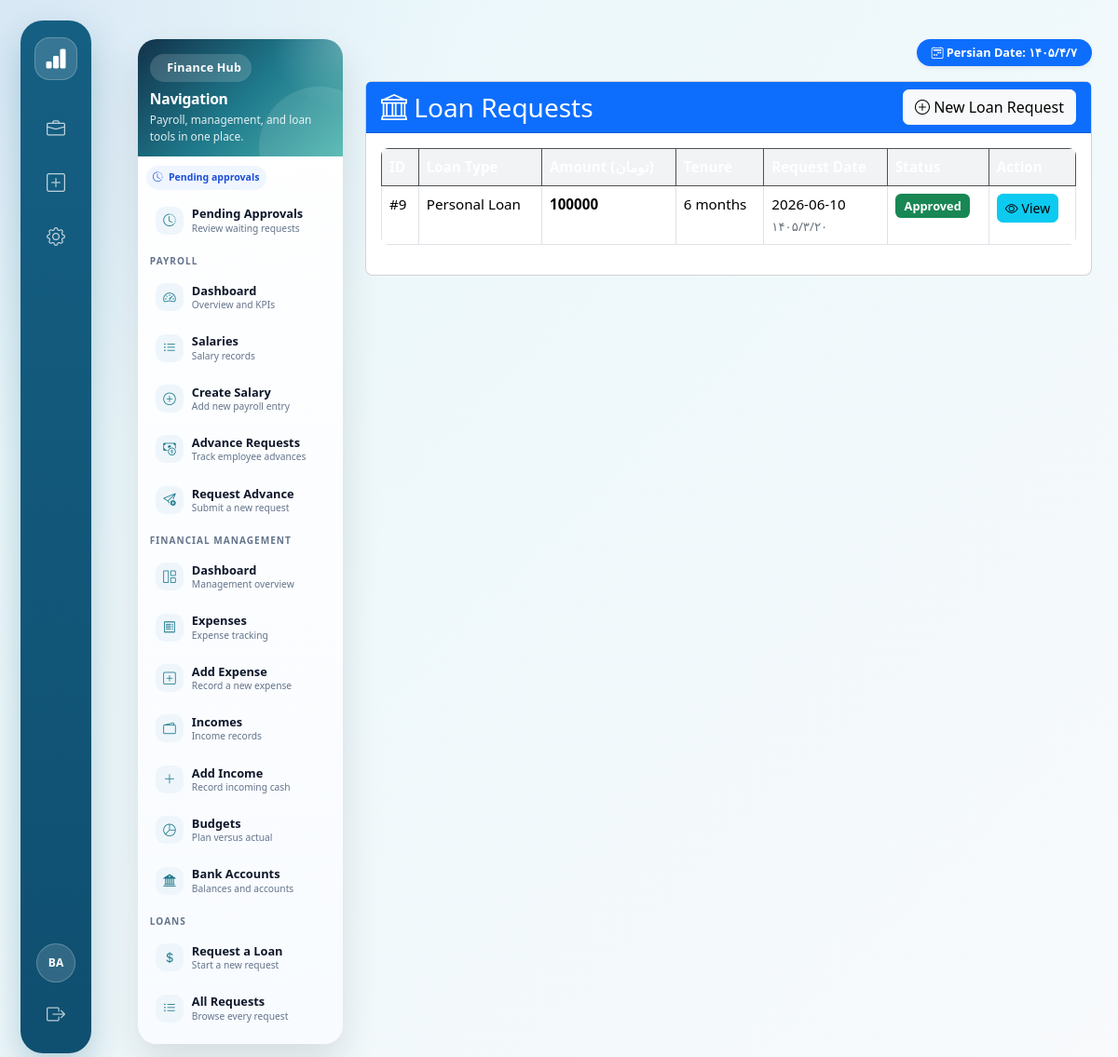
/finance/loans/ (signed in), run on the app's committed database.
### finance/models.py (models this page shows, shortened)
class Loan(models.Model):
    LOAN_TYPES = [
        ('personal', 'Personal Loan'),
        ('emergency', 'Emergency Loan'),
        ('housing', 'Housing Loan'),
        ('education', 'Education Loan'),
        ('vehicle', 'Vehicle Loan'),
        ('other', 'Other'),
    ]
    STATUS_CHOICES = [
        ('pending', 'Pending Approval'),
        ('approved', 'Approved'),
        ('rejected', 'Rejected'),
        ('disbursed', 'Disbursed'),
        ('repaid', 'Fully Repaid'),
    ]
    employee = models.ForeignKey(Employee, on_delete=models.CASCADE, related_name='loan_requests')
    loan_type = models.CharField(max_length=20, choices=LOAN_TYPES, default='personal')
    amount_requested = models.DecimalField(max_digits=15, decimal_places=0, help_text="Requested loan amount")
    amount_approved = models.DecimalField(max_digits=15, decimal_places=0, null=True, blank=True, help_text="Approved loan amount")
    reason = models.TextField(help_text="Reason for loan request")
    interest_rate = models.DecimalField(max_digits=5, decimal_places=2, default=0, help_text="Annual interest rate %")
    tenure_months = models.IntegerField(default=12, help_text="Loan repayment period in months")
    monthly_installment = models.DecimalField(max_digits=15, decimal_places=0, default=0, help_text="Calculated monthly payment")
    total_repayment = models.DecimalField(max_digits=15, decimal_places=0, default=0, help_text="Total amount to repay")
    request_date = models.DateField(default=timezone.now, help_text="Date of request")
    approval_date = models.DateField(null=True, blank=True)
    disbursement_date = models.DateField(null=True, blank=True)
    first_payment_date = models.DateField(null=True, blank=True)
    status = models.CharField(max_length=20, choices=STATUS_CHOICES, default='pending')
    approved_by = models.ForeignKey(User, on_delete=models.SET_NULL, null=True, blank=True, related_name='approved_loans')
    comments = models.TextField(blank=True, help_text="Admin comments")
    created_at = models.DateTimeField(default=timezone.now)
    updated_at = models.DateTimeField(auto_now=True)
    class Meta:
        ordering = ['-request_date']

### finance/views.py (the view)
# urls.py: path('loans/', views.loan_list, name='loan_list'),
@login_required
def loan_list(request):
    from .models import Loan, Employee, FinanceApprovalLevel
    is_approver = FinanceApprovalLevel.objects.filter(
        approver=request.user,
        is_active=True
    ).exists()
    if request.user.is_superuser or is_approver:
        loans = Loan.objects.all().select_related('employee', 'employee__user')
    else:
        try:
            employee = Employee.objects.get(user=request.user)
            loans = Loan.objects.filter(employee=employee).select_related('employee__user')
        except Employee.DoesNotExist:
            loans = []
    return render(request, 'finance/loans/loan_list.html', {'loans': loans})

### core/context_processors.py (called while the page is built)
def unread_letter_count(request):
    if request.user.is_authenticated:
        try:
            from internal_letter.models import InternalLetter, LetterStatus
            unread_count = InternalLetter.objects.filter(
                recipient=request.user,
                status=LetterStatus.SENT
            ).exclude(read_by=request.user).count()
            return {'unread_letter_count': unread_count}
        except (ImportError, Exception):
            return {'unread_letter_count': 0}
    return {'unread_letter_count': 0}

### core/templatetags/persian_calendar.py (called while the page is built)
def to_persian_number(num):
    return ''.join(PERSIAN_DIGITS.get(c, c) for c in str(num))

def gregorian_to_persian(year, month, day):
    persian_year = year - 621
    month_days = [31, 28, 31, 30, 31, 30, 31, 31, 30, 31, 30, 31]
    day_of_year = sum(month_days[:month-1]) + day
    if month > 2 and ((year % 4 == 0 and year % 100 != 0) or (year % 400 == 0)):
        day_of_year += 1
    persian_day_of_year = day_of_year - 79
    if persian_day_of_year <= 0:
        persian_year -= 1
        persian_day_of_year += 366
    persian_month_days = [31, 31, 31, 31, 31, 31, 30, 30, 30, 30, 30, 29]
    persian_month = 1
    for days_in_month in persian_month_days:
        if persian_day_of_year <= days_in_month:
            break
        persian_day_of_year -= days_in_month
        persian_month += 1
    return {
        'year': persian_year,
        'month': persian_month,
        'day': persian_day_of_year
    }

@register.filter
@stringfilter
def to_persian_date(value):
    if not value:
        return ''
    try:
        if isinstance(value, str):
            if ' ' in value:
                value = value.split(' ')[0]
            year, month, day = map(int, value.split('-'))
        elif isinstance(value, datetime.date):
            year, month, day = value.year, value.month, value.day
        else:
            return value
        persian = gregorian_to_persian(year, month, day)
        return f"{to_persian_number(persian['year'])}/{to_persian_number(persian['month'])}/{to_persian_number(persian['day'])}"
    except:
        return value

@register.simple_tag
def persian_today():
    today = datetime.date.today()
    persian = gregorian_to_persian(today.year, today.month, today.day)
    return f"{to_persian_number(persian['year'])}/{to_persian_number(persian['month'])}/{to_persian_number(persian['day'])}"

### finance/templates/finance/loans/loan_list.html (shortened to what this page needs)
{% extends "finance/finance_base.html" %}
{% load persian_calendar %}
{% block finance_content %}
<div class="card">
    <div class="card-header bg-primary text-white d-flex justify-content-between align-items-center">
        <h3 class="mb-0"><i class="bi bi-bank"></i> Loan Requests</h3>
        <a href="{% url 'finance:loan_request' %}" class="btn btn-light">
            <i class="bi bi-plus-circle"></i> New Loan Request
        </a>
    </div>
    <div class="card-body">
        <div class="table-responsive">
            <table class="table table-bordered table-hover">
                <thead class="table-dark">
                    <tr>
                        <th>ID</th>
                        <th>Loan Type</th>
                        <th>Amount (تومان)</th>
                        <th>Tenure</th>
                        <th>Request Date</th>
                        <th>Status</th>
                        <th>Action</th>
                    </tr>
                </thead>
                <tbody>
                    {% for loan in loans %}
                    <tr>
                        <td>#{{ loan.id }}</td>
                        <td>{{ loan.get_loan_type_display }}</td>
                        <td><strong>{{ loan.amount_requested|floatformat:0|default:"0" }}</strong></td>
                        <td>{{ loan.tenure_months }} months</td>
                        <td>
                            {{ loan.request_date|date:"Y-m-d" }}
                            <br><small class="text-muted">{{ loan.request_date|date:"Y-m-d"|to_persian_date }}</small>
                        </td>
                        <td>
                            {% if loan.status == 'pending' %}
                                <span class="badge bg-warning">Pending</span>
                            {% elif loan.status == 'approved' %}
                                <span class="badge bg-success">Approved</span>
                            {% elif loan.status == 'rejected' %}
                                <span class="badge bg-danger">Rejected</span>
                            {% else %}
                                <span class="badge bg-secondary">{{ loan.status }}</span>
                            {% endif %}
                        </td>
                        <td>
                            <a href="{% url 'finance:loan_detail' loan.id %}" class="btn btn-sm btn-info">
                                <i class="bi bi-eye"></i> View
                            </a>
                        </td>
                    </tr>
                    {% endfor %}
                </tbody>
            </table>
        </div>
    </div>
</div>
{% endblock %}

### companycrm/1/companycrm/core/templates/base.html (shortened to what this page needs)
{% load static %}
<!DOCTYPE html>
<html lang="en" data-bs-theme="light">
  <head>
    <link href="https://cdn.jsdelivr.net/npm/bootstrap@5.3.3/dist/css/bootstrap.min.css"
          rel="stylesheet" />
    <link href="https://cdn.jsdelivr.net/npm/bootstrap-icons@1.11.3/font/bootstrap-icons.css"
          rel="stylesheet" />
    <link href="{% static 'css/custom.css' %}" rel="stylesheet" />
    <link rel="stylesheet" href="{% static 'css/custom.css' %}?v=2">
  </head>
  <body>
    <div class="app-shell">
      <aside class="app-sidebar">
        <a class="sidebar-brand" href="{% url 'home' %}" title="ATO CRM">
          <i class="bi bi-bar-chart-fill"></i>
        </a>
        <nav class="sidebar-nav">
          <a class="sidebar-link {% if request.path == '/' or request.path|slice:':10' == '/requests/' %}active{% endif %}"
             href="{% url 'request_list' %}"
             title="Requests">
            <i class="bi bi-briefcase"></i>
          </a>
          <a class="sidebar-link {% if request.path == '/requests/new/' %}active{% endif %}"
             href="{% url 'request_new_hub' %}"
             title="New Request">
            <i class="bi bi-plus-square"></i>
          </a>
          {% if user.is_authenticated %}
            <a class="sidebar-link" href="/admin/" title="Admin">
              <i class="bi bi-gear"></i>
            </a>
          {% endif %}
        </nav>
        <div class="sidebar-bottom">
          {% if user.is_authenticated %}
            <div class="user-circle" title="{{ user.get_username }}">{{ user.get_username|slice:":2"|upper }}</div>
            <form method="post" action="{% url 'logout' %}">
              <button class="sidebar-logout" type="submit" title="Logout">
                <i class="bi bi-box-arrow-right"></i>
              </button>
            </form>
          {% else %}
            <a class="sidebar-link" href="{% url 'login' %}" title="Login">
              <i class="bi bi-box-arrow-in-right"></i>
            </a>
          {% endif %}
        </div>
      </aside>
      <div class="app-main">
        <main class="{% block container_class %}{% endblock %}">
          {% block content %}{% endblock %}
        </main>
      </div>
    </div>
  </body>
</html>

### static/css/custom.css (style rules this page uses)
body { background-color: #f8f9fa; font-family: "Segoe UI", Roboto, Arial, sans-serif; font-size: 0.95rem; color: #333; }
.card { border-radius: 0.5rem; }
.table { border-radius: 0.5rem; overflow: hidden; }
.table th { background-color: #f1f3f5; font-weight: 600; }
.btn { border-radius: 0.4rem; font-weight: 500; }
.badge { font-size: 0.8rem; padding: 0.5em 0.75em; border-radius: 0.4rem; }
.text-muted { color: #6c757d !important; }

### companycrm/1/companycrm/core/templates/base.html (style rules this page uses)
:root { --persian-blue: #1C39BB; --sidebar-blue: #155f83; --sidebar-blue-dark: #0f4f70; --sidebar-active-bg: #ffffff; --crm-bg: #eef7f9; --crm-text: #111827; --crm-muted: #6b7280; --crm-border: #e5e7eb; }
body { margin: 0; background: radial-gradient(circle at top left, rgba(28, 57, 187, 0.08), transparent 30%), linear-gradient(135deg, #e8f7fa 0%, #f8fafc 100%); color: var(--crm-text); }
.app-shell { min-height: 100vh; display: flex; }
.app-sidebar { position: fixed; left: 22px; top: 22px; bottom: 22px; width: 76px; background: linear-gradient(180deg, var(--sidebar-blue) 0%, var(--sidebar-blue-dark) 100%); border-radius: 24px; box-shadow: 0 18px 40px rgba(15, 95, 131, 0.28); z-index: 1000; display: flex; flex-direction: column; align-items: center; padding: 18px 10px; }
.sidebar-brand { width: 46px; height: 46px; border-radius: 16px; background: rgba(255, 255, 255, 0.15); border: 1px solid rgba(255, 255, 255, 0.22); color: #ffffff; display: flex; align-items: center; justify-content: center; font-size: 24px; margin-bottom: 28px; text-decoration: none; }
.sidebar-nav { width: 100%; display: flex; flex-direction: column; gap: 10px; align-items: center; }
.sidebar-link { width: 48px; height: 48px; border-radius: 16px; color: rgba(255, 255, 255, 0.72); display: flex; align-items: center; justify-content: center; font-size: 20px; text-decoration: none; transition: all 0.18s ease; border: 0; }
.sidebar-bottom { margin-top: auto; width: 100%; display: flex; flex-direction: column; gap: 10px; align-items: center; }
.user-circle { width: 42px; height: 42px; border-radius: 50%; background: rgba(255, 255, 255, 0.14); border: 1px solid rgba(255, 255, 255, 0.24); color: #ffffff; display: flex; align-items: center; justify-content: center; font-size: 12px; font-weight: 800; }
.sidebar-logout { border: 0; background: transparent; color: rgba(255, 255, 255, 0.72); width: 48px; height: 48px; border-radius: 16px; font-size: 20px; transition: all 0.18s ease; }
.app-main { width: 100%; margin-left: 120px; padding: 24px 28px 32px; }

### data on the page
Loan: id "9", loan_type "Personal Loan", amount_requested "100000", tenure_months "6", request_date "2026-06-10", request_date|to_persian_date "۱۴۰۵/۳/۲۰", status "Approved"

### other printed values
{{ user.get_username|slice:":2"|upper }} "BA"
